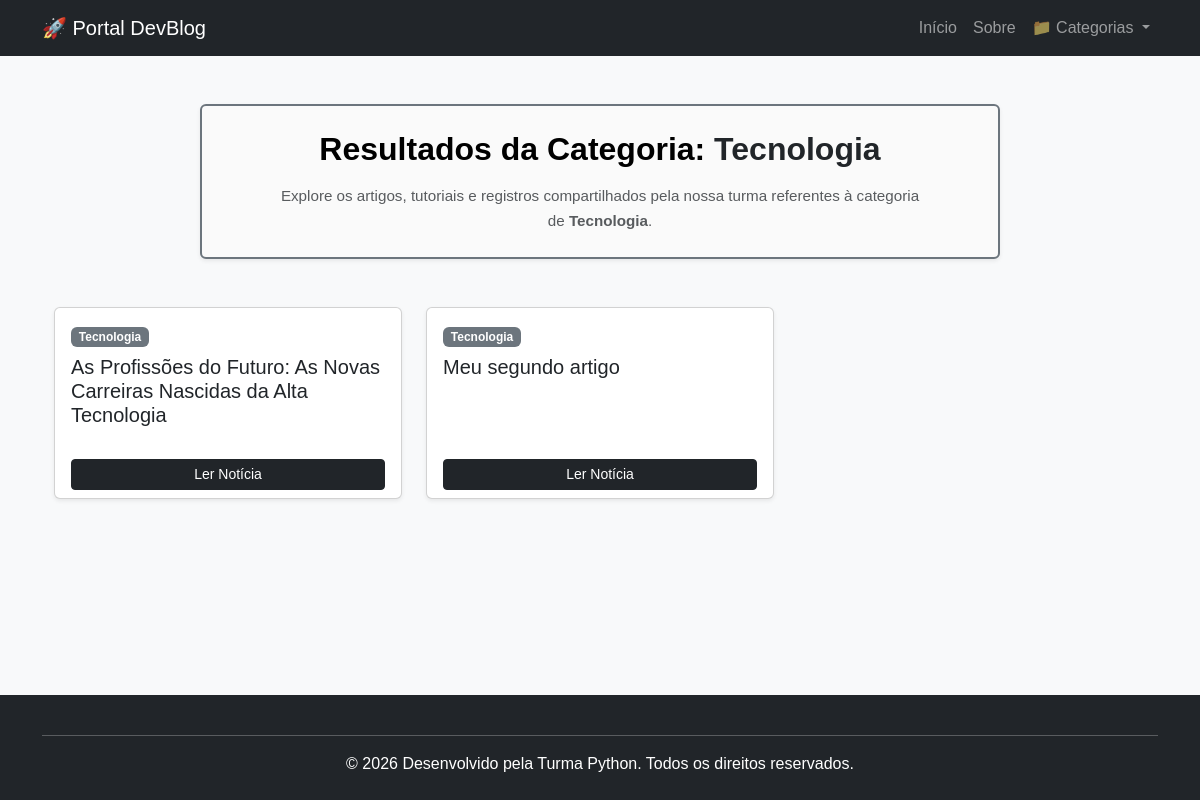
The page /?categoria=1 on the database its author committed.
### blog/models.py (models this page shows, shortened)
class Categoria(models.Model):
    nome = models.CharField(max_length=100)

class Artigo(models.Model):
    titulo = models.CharField(max_length=200)
    conteudo = models.TextField()
    data_publicacao = models.DateTimeField(auto_now_add=True)
    categoria = models.ForeignKey(Categoria, on_delete=models.CASCADE)
    autor = models.CharField(max_length=50, default="Admin")

### blog/views.py (the view)
# urls.py: path('', views.home, name="home"),
def home(request):
    categoria_id = request.GET.get('categoria')
    noticias = Artigo.objects.all().order_by('-data_publicacao')
    categorias = Categoria.objects.all()
    categoria_selecionada = None
    if categoria_id:
        categoria_selecionada = get_object_or_404(Categoria, id=categoria_id)
        noticias = noticias.filter(categoria_id=categoria_id)
    contexto = {
        'lista_artigos': noticias,
        'lista_categorias': categorias,
        'categoria_atual': categoria_selecionada,
    }
    return render(request, 'blog/index.html', contexto)

### blog/templates/blog/index.html (shortened to what this page needs)
{% extends 'blog/base.html' %}
{% block content %}
    <div class="container">
        <div class="text-center p-4 mb-5 border border-secondary border-2 rounded mx-auto shadow-sm" style="max-width: 800px; background-color: #fafafa;">
            <h2 class="fw-bold mb-3" style="color: #000000;">
                {% if categoria_atual %}
                    Resultados da Categoria: <span class="text-dark">{{ categoria_atual.nome }}</span>
                {% else %}
                    Últimas Notícias
                {% endif %}
            </h2>
            <p class="text-muted mb-0 mx-auto" style="max-width: 650px; font-size: 0.95rem; line-height: 1.6;">
                {% if categoria_atual %}
                    Explore os artigos, tutoriais e registros compartilhados pela nossa turma referentes à categoria de <strong>{{ categoria_atual.nome }}</strong>.
                {% else %}
                    Bem-vindo ao nosso mural de novidades! Aqui você encontra os últimos artigos, projetos e aprendizados documentados pelos desenvolvedores da Turma Python.
                {% endif %}
            </p>
        </div>
        <div class="row row-cols-1 row-cols-md-3 g-4">
            {% for noticia in lista_artigos %}
                <div class="col">
                    <div class="card h-100 shadow-sm">
                        <div class="card-body">
                            <span class="badge bg-secondary mb-2">{{ noticia.categoria.nome }}</span>
                            <h5 class="card-title">{{ noticia.titulo }}</h5>
                        </div>
                        <div class="card-footer bg-transparent border-top-0">
                            <a href="{% url 'detalhe_noticia' noticia.id %}" class="btn btn-dark btn-sm w-100">Ler Notícia</a>
                        </div>
                    </div>
                </div>
            {% empty %}
                <div class="col-12 text-center py-5">
                    <p class="text-muted fs-5">Nenhuma notícia encontrada para esta categoria.</p>
                    <a href="{% url 'home' %}" class="btn btn-outline-dark btn-sm">Ver todas as notícias</a>
                </div>
            {% endfor %}
        </div>
    </div>
{% endblock %}

### blog/static/blog/css/style.css (style rules this page uses)
body { background-color: #f0f8ff; font-family: Arial, sans-serif; }

### rows shown on the page
Categoria: nome "Tecnologia"
Artigo: categoria.nome "Tecnologia", titulo "As Profissões do Futuro: As Novas Carreiras Nascidas da Alta Tecnologia"
Artigo: categoria.nome "Tecnologia", titulo "Meu segundo artigo"
